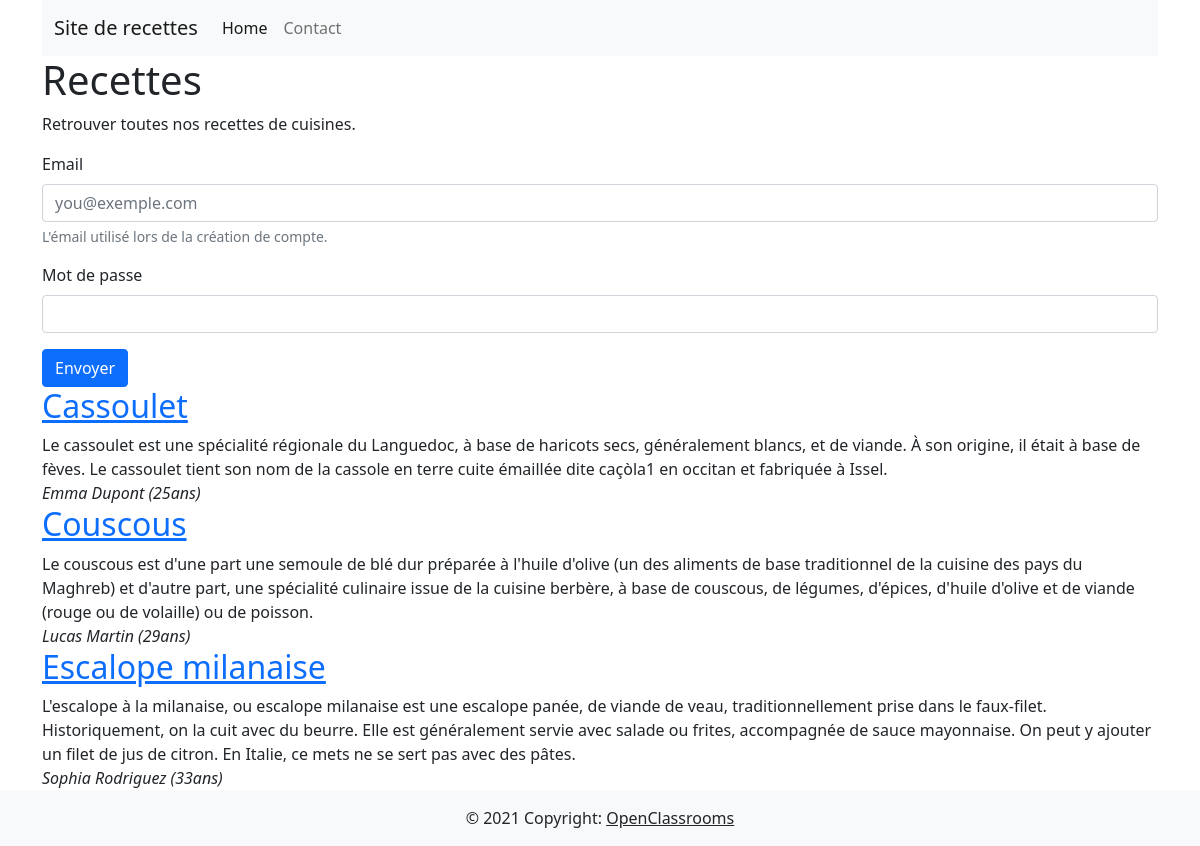
The page / on the database its author committed.
### tables this page shows
CREATE TABLE `recipes` (
  `recipe_id` int(11) NOT NULL,
  `titre` varchar(128) NOT NULL,
  `recette` text NOT NULL,
  `auteur` varchar(255) NOT NULL,
  `disponible` tinyint(1) NOT NULL
);

CREATE TABLE `users` (
  `user_id` int(11) NOT NULL,
  `fullname` varchar(64) NOT NULL,
  `email` varchar(255) NOT NULL,
  `password` varchar(255) NOT NULL,
  `age` int(11) NOT NULL
);

### lib/variables.php (called while the page is built)
<?php
    $sqlQueryRecettes = "SELECT * FROM recipes WHERE disponible = :disponible";
    $recettesStatement = $mysqlClient -> prepare($sqlQueryRecettes);
    $recettesStatement -> execute([
        "disponible" => 1,
    ]);
    $recettes = $recettesStatement -> fetchAll();
    $sqlQueryUsers = "SELECT * FROM users";
    $usersStatement = $mysqlClient -> prepare($sqlQueryUsers);
    $usersStatement -> execute();
    $users = $usersStatement -> fetchAll();
?>

### lib/fonctions.php (called while the page is built, shortened)
<?php
    function displayAuthor (string $authorEmail, array $users) : string
    {
        foreach($users as $user) {
            if($authorEmail === $user["email"]) {
                return $user["fullname"] . ' (' . $user["age"] . 'ans)';
            }
        }
        return "Auteur inconnu";
    }
?>

### index.php (the view, shortened to what this page needs)
<?php
require_once(__DIR__."/sql/databaseconnect.php");
require_once(__DIR__."/lib/fonctions.php");
require_once(__DIR__."/lib/variables.php");
?>
<!DOCTYPE html>
<html>
    <head>
        <link
            href="https://cdn.jsdelivr.net/npm/bootstrap@5.0.2/dist/css/bootstrap.min.css"
            rel="stylesheet"
        >
    </head>
    <body class="d-flex flex-column min-vh-100">
        <div class="container">
            <?php require_once(__DIR__."/inclut/header.php");?>
            <h1>Recettes</h1>
            <p>
                Retrouver toutes nos recettes de cuisines.<br />
            </p>
            <?php require_once(__DIR__."/_login.php")?>
            <?php foreach($recettes as $recette) { ?>
                <article>
                    <h2><a href="_recipes_read.php?id=<?php echo($recette['recipe_id']); ?>"><?php echo($recette['titre']); ?></a></h2>
                    <div> <?php echo $recette["recette"] ?></div>
                    <i> <?php echo displayAuthor($recette["auteur"] , $users) ?> </i>
                </article>
            <?php } ?>
        </div>
        <?php require_once(__DIR__."/inclut/footer.php");?>
    </body>
</html>

### inclut/header.php (shortened to what this page needs)
<header>
    <nav class="navbar navbar-expand-lg navbar-light bg-light">
        <div class="container-fluid">
            <a class="navbar-brand" href="index.php">Site de recettes</a>
            <div class="collapse navbar-collapse" id="navbarSupportedContent">
                <ul class="navbar-nav me-auto mb-2 mb-lg-0">
                    <li class="nav-item">
                        <a class="nav-link active" aria-current="page" href="index.php">Home</a>
                    </li>
                    <li class="nav-item">
                        <a class="nav-link" href="_contact.php">Contact</a>
                    </li>
                </ul>
            </div>
        </div>
    </nav>
</header>

### _login.php (shortened to what this page needs)
<?php if(!isset($_SESSION["LOGGED_USER"])) { ?>
    <form action="_submit_login.php" method="POST">
        <div class="mb-3">
            <label for="email" class="form-label">Email</label>
            <input type="email" class="form-control" id="email" name="email" aria-describedby="email-help" placeholder="you@exemple.com"/>
            <div id="email-help" class="form-text">L'émail utilisé lors de la création de compte.</div>
        </div>
        <div class="mb-3">
            <label for="password" class="form-label">Mot de passe</label>
            <input type="password" class="form-control" id="password" name="password"/>
        </div>
        <button type="submit" class="btn btn-primary">Envoyer</button>
    </form>
<?php } else { ?>
    <div class="alert alert-success" role="alert">
        Bonjour <?php echo $_SESSION["LOGGED_USER"]["email"]; ?> et bienvenue sur le site !
    </div>
<?php } ?>

### inclut/footer.php
<footer class="bg-light text-center text-lg-start mt-auto">
    <div class="text-center p-3">
        © 2021 Copyright:
        <a class="text-dark" href="https://openclassrooms.com/">OpenClassrooms</a>
    </div>
</footer>

### rows shown on the page
recipes: titre "Cassoulet", recette "Le cassoulet est une spécialité régionale du Languedoc, à base de haricots secs, généralement blancs, et de viande. À son origine, il était à base de fèves. Le cassoulet tient son nom de la cassole en terre cuite émaillée dite caçòla1 en occitan et fabriquée à Issel.", auteur.age "Emma Dupont (25ans)"
recipes: titre "Couscous", recette "Le couscous est d'une part une semoule de blé dur préparée à l'huile d'olive (un des aliments de base traditionnel de la cuisine des pays du Maghreb) et d'autre part, une spécialité culinaire issue de la cuisine berbère, à base de couscous, de légumes, d'épices, d'huile d'olive et de viande (rouge ou de volaille) ou de poisson.", auteur.age "Lucas Martin (29ans)"
recipes: titre "Escalope milanaise", recette "L'escalope à la milanaise, ou escalope milanaise est une escalope panée, de viande de veau, traditionnellement prise dans le faux-filet. Historiquement, on la cuit avec du beurre. Elle est généralement servie avec salade ou frites, accompagnée de sauce mayonnaise. On peut y ajouter un filet de jus de citron. En Italie, ce mets ne se sert pas avec des pâtes.", auteur.age "Sophia Rodriguez (33ans)"
